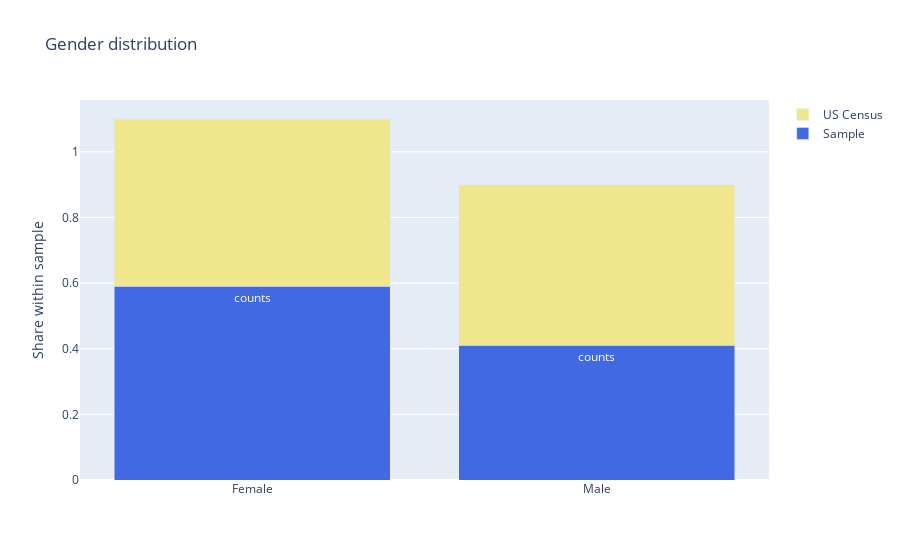

The code cell stored with this chart in its notebook:
### Code cell
fig = go.Figure()
fig.add_trace(go.Bar(name="Sample", x=df_sex.groups, y=df_sex.counts, marker_color='rgb(65,105,225)', text='counts'))
fig.add_trace(go.Bar(name="US Census", x=df_sex.groups, y=df_sex.sex_us, marker_color='rgb(240,230,140)'))

fig.update_layout(title='Gender distribution',
                   yaxis_title='Share within sample',
                   barmode='stack')
fig.show()

### Figure 1 — Plotly figure (JSON) as saved in the notebook; plotly's stock layout.template omitted (floating-point values rounded to 4 significant figures)
{"data": [{"marker": {"color": "rgb(65,105,225)"}, "name": "Sample", "text": "counts", "type": "bar", "x": ["Female", "Male"], "y": [0.59, 0.41]}, {"marker": {"color": "rgb(240,230,140)"}, "name": "US Census", "type": "bar", "x": ["Female", "Male"], "y": [0.51, 0.49]}], "layout": {"barmode": "stack", "title": {"text": "Gender distribution"}, "yaxis": {"title": {"text": "Share within sample"}}}}
